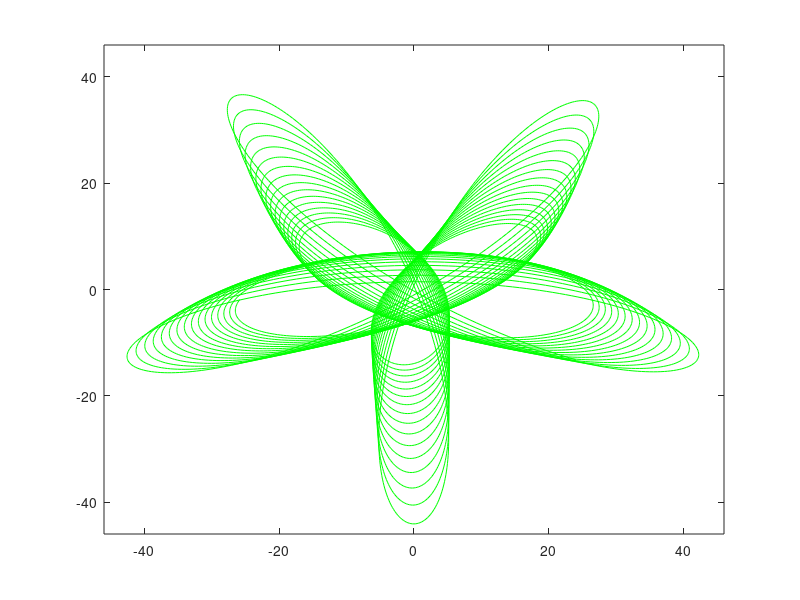

Write MATLAB code to recreate this figure.
% harmonographRotary.m

% Demonstrates how to create a rotary (3-pendulum) harmonograph in Matlab

% See Ashton, A. (2003), Harmonograph: A Visual Guide to the Mathematics of
% Music, Wooden Books, p. 19

clear all, close all;

N = 250;

%harmonograph parameters

fig = '1';

if fig == '1'
    f1 = 3.001;      % holds frequency of first pendulum
    f2 = 2;      % holds frequency of second pendulum
    f3 = 3;
    f4 = 2;

    % damping:
    d1 = 0.004;
    d2 = 0.0065;
    d3 = 0.008;
    d4 = 0.019;

    % phases:
    p1 = 0;
    p2 = 0;
    p3 = pi/2;
    p4 = 3*pi/2;    
elseif fig == '2'
    f1 = 10;      % holds frequency of first pendulum
    f2 = 3;      % holds frequency of second pendulum
    f3 = 1;
    f4 = 2;

    % damping:
    d1 = 0.039;
    d2 = 0.006;
    d3 = 0;
    d4 = 0.0045;

    % phases:
    p1 = 0;
    p2 = 0;
    p3 = pi/2;
    p4 = 0;    
elseif fig == '3'
    f1 = 2.01;      % holds frequency of first pendulum
    f2 = 3;      % holds frequency of second pendulum
    f3 = 3;
    f4 = 2;

    % damping:
    d1 = 0.0085;
    d2 = 0;
    d3 = 0.065;
    d4 = 0;

    % phases:
    p1 = 0;
    p2 = 7*pi/16;
    p3 = 0;
    p4 = 0; 
elseif fig == '4'
    f1 = 2;      % holds frequency of first pendulum
    f2 = 6;      % holds frequency of second pendulum
    f3 = 1.002;
    f4 = 3;

    % damping:
    d1 = 0.02;
    d2 = 0.0315;
    d3 = 0.02;
    d4 = 0.02;

    % phases:
    p1 = pi/16;
    p2 = 3*pi/2;
    p3 = 13*pi/16;
    p4 = pi;
elseif fig == '5'
    f1 = 1;      % holds frequency of first pendulum
    f2 = 3;      % holds frequency of second pendulum
    f3 = 1;
    f4 = 3;

    % damping:
    d1 = 0.02;
    d2 = 0.0315;
    d3 = 0.02;
    d4 = 0.02;

    % phases:
    p1 = pi/16;
    p2 = 3*pi/2;
    p3 = 13*pi/16;
    p4 = pi;
end
% amplitude
a1 = 23;     % holds swing of movement for pair of pendulums
                % (radius of first circle)
                
a2 = a1;  % holds swing of movement for third pendulum
                % (radius of second circle)

a3 = 23;
a4 = a3;



%friction = 0.0003 % how much energy is lost per iteration


density = 10000;                % higher for more detail
cycle = (2 * pi * density);     % steps to traverse a complete cycle
times = 4;                      % how many cycles to run

% timespace:
t = linspace(1,100,density);

% get x and y coordinates (run and rise)
x = (a1*sin(t*f1 +p1).*exp(-d1*t)) + (a2*sin(t*f2+p2).*exp(-d2*t));    % get run (same phase)
%x = cos(rotation * freq1) * amp;    % get run (opposite phase)
y = (a3*sin(t*f3+p3).*exp(-d3*t)) + (a4*sin(t*f4+p4).*exp(-d4*t));     % get rise

plot(x, y, 'g');
axis([-a1*2 a1*2 -a1*2 a1*2]);